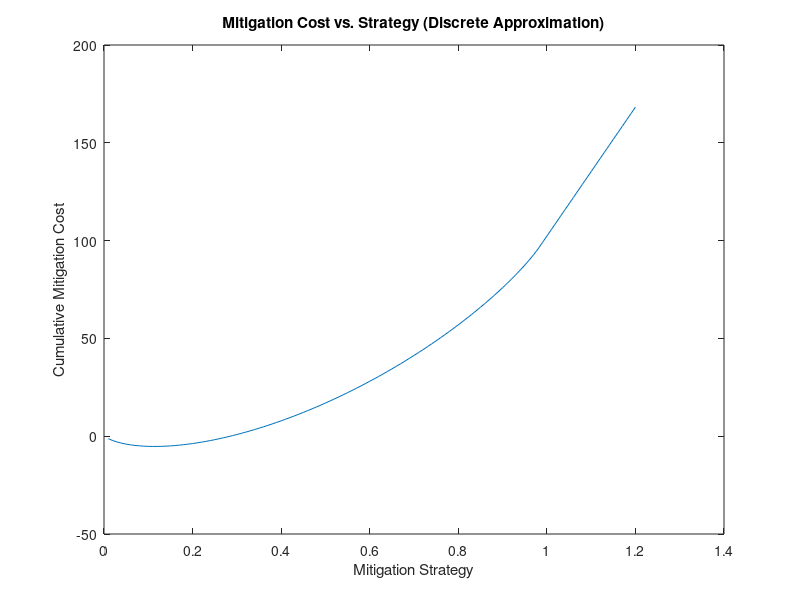

MATLAB code for this plot: (Note: this script raises an error after producing the figure.)
%% Climate Network Games for Climate

% network and country-wise data preprocessed

clc;
clearvars;

%% Cost function construction and Examination

% Part I: Mitigation Cost Function

% sample strategy space
s_sample = 0.01 : 0.01 : 1.20;

% Pre-allocate an array for marginal costs
C_marginal = zeros(size(s_sample));
% marginal mitigiation cost function
idx_valid = (s_sample <= 0.99);
C_marginal(idx_valid) = 500*(0.2 + 0.1 .* log(s_sample(idx_valid) ./ (1 - s_sample(idx_valid))));
% clamp all future points to that same marginal cost
idx_099 = find(s_sample == 0.99, 1, 'first');
if ~isempty(idx_099)
    C_marginal_099 = C_marginal(idx_099);
    
    % For s >= 0.99, clamp to the marginal cost at s=0.99
    idx_clamp = (s_sample >= 0.99);
    C_marginal(idx_clamp) = C_marginal_099;
else
    error('No s=0.99 found in s_sample; check step size or range.')
end

% cumulative mitigation cost function
C_mitigation = cumsum(C_marginal)*0.01; % Multiply the partial sum by the step size (0.01)

% Plot results
figure(1)
plot(s_sample, C_mitigation)
xlabel('Mitigation Strategy')
ylabel('Cumulative Mitigation Cost')
title('Mitigation Cost vs. Strategy (Discrete Approximation)')



% Part II: Adaptation Cost Function (by year 2100)

% by paper (Lamboll et al., 2023), remaining carbon budget before 2C is
% 1000 Gt, given 75 year between 2100 and 2025, 13.3 Gt per year on average

% Read data from data folder
% Specify the folder name and file names
dataFolder = 'data';
csvFile = 'Countries_input_data.csv';
matFile = 'influence_Matrix.mat';

% Build full file paths
csvFilePath = fullfile(dataFolder, csvFile);
matFilePath = fullfile(dataFolder, matFile);

% Read data from the CSV file
countriesData = readtable(csvFilePath);

% Load the .mat file
loadedData = load(matFilePath);
% If the variable saved in the MAT file is named 'influence_Matrix',
% you can access it like this:
influenceMatrix = loadedData.influence_Matrix;

% Sum the values in the 5th column of 'countriesData' table: kton_CO2
emission_total = sum(countriesData{:,5})/1000000; % convert kton ton Gton

composite_score = emission_total./(countriesData{:,2}.*countriesData{:,4}); % emission/(GDP*sensitivity)

% fitting the cumulative CO2 emission with temperature rise function as
% quadratic function fitting

% Point 1: (0, 1.5) Net-zero cumulative emission, 1.5 degree C T-increase
% Point 2: (13.3/emission_total, 2.0) use up carbon budget, 2.0 degree C T-increase
% Point 3: (1, 3.2) emission level does not change, 3.2 degree C T-increase

% Given data
x1 = [0, 13.3/emission_total, 1];  % x-values
y1 = [1.5, 2.0, 3.2]; % y-values

% Fit a 2nd-degree polynomial (quadratic) to the data
p1 = polyfit(x1, y1, 2);

% Evaluate the polynomial on a finer grid for plotting
x1Fit = linspace(0, 1.2, 100);
y1Fit = polyval(p1, x1Fit);

% Plot the original data and the fitted curve
figure(2);
plot(x1, y1, 'o', x1Fit, y1Fit, '-');
xlabel('Global Emission Change');
ylabel('Temperature Rise');
title('Quadratic Fit: T-rise vs. Global GHG Emission');
legend('Data points','Quadratic fit','Location','best');


% fitting the temperature rise with economic loss as function of
% quadratic function fitting

% Point 1: (0, 0.02) Net-zero cumulative emission, 1.5 degree C T-increase,
% leading to 2% economic loss

% Point 2: (2.0, 0.10) use up carbon budget, 2.0 degree C
% T-increase, leading to 10% economic loss

% Point 3: (3.2, 0.25) emission level does not change, 3.2 degree C
% T-increase, leading to 25% economic loss

% Given data
x2 = [0, 2.0, 3.2];  % x-values
y2 = [0.02, 0.10, 0.25]; % y-values

% Fit a 2nd-degree polynomial (quadratic) to the data
p2 = polyfit(x2, y2, 2);

% Evaluate the polynomial on a finer grid for plotting
x2Fit = linspace(0, 5, 100);
y2Fit = polyval(p2, x2Fit);

% Plot the original data and the fitted curve
figure(3);
plot(x2, y2, 'o', x2Fit, y2Fit, '-');
xlabel('Temperature Rise');
ylabel('Economic Loss of GDP');
title('Quadratic Fit: GDP-loss vs. T-rise');
legend('Data points','Quadratic fit','Location','best');

% Now, directly mapping emission to economic loss
% Define a grid for Global Emission Change
x3Fit = linspace(0.01, 1.2, 120);

% First map emission to temperature
tempRise = polyval(p1, x3Fit);

% Then map the resulting temperature to economic loss
gdpLoss = polyval(p2, tempRise);

% Plot the direct emission -> loss mapping
figure(4);
plot(x3Fit, gdpLoss, '-');
xlabel('Global Emission Change');
ylabel('Economic Loss of GDP');
title('Direct Mapping: GDP-loss vs. Global GHG Emission');


%% Main Simulation data settings

% declare all inputs

% define strategy space, 1*120 double
s_space = s_sample; % from 0.01 to 1.20, meaning emission reduction compared to current level

% Network of Influence matrix between different countries, 209*209 double
network = influenceMatrix;

% GDP of each country, 209*1 double
country_GDP = countriesData{:,2}*1000*1000*1000; % convert from billion to $

% CO2 GHG emissions of each country, 209*1 double
country_CO2 = countriesData{:,5}*1000; % convert from kton to ton

% network sensitivity of each country, 209*1 double
country_network_sens = countriesData{:,4};

%% Paras

% parameters compiling
params.s_space               = s_space;               % 1×120 vector
params.C_mitigation          = C_mitigation;          % Function handle or array
params.network               = network;               % 209×209 matrix
params.country_CO2           = country_CO2;           % 209×1
params.country_GDP           = country_GDP;           % 209×1
params.country_network_sens  = country_network_sens;  % 209×1
params.emission_total        = emission_total;        % Scalar
params.p1                    = p1;                    % Polynomial coefficients (vector)
params.p2                    = p2;                    % Polynomial coefficients (vector)




%% Test run functions

% construct initial strategy
s_initial = 40 * ones(length(country_CO2),1);

[Cost_total, Cost_mitigation, Cost_economic, Cost_network] = computeCost(s_initial, params);

s_next = bestResponseUpdate(s_initial, params);

%
% convergence check

% construct initial strategy
s_initial = randi([1 99], length(country_CO2), 1);

maxIter = 365;
[s_eq, globalCost, globalEmission] = runToConvergence(s_initial, params, maxIter);

fprintf('Global Cost at equilibrium: %.4e\n', globalCost);
fprintf('Global Emission at equilibrium: %.4f\n', globalEmission);


%% Trajectory likelihood: random (updated with full cost components)

nRuns   = 200;
maxIter = 365;

costHists        = cell(nRuns,1);
mitigationHists  = cell(nRuns,1);
economicHists    = cell(nRuns,1);
networkHists     = cell(nRuns,1);
emissHists       = cell(nRuns,1);

tic;  % Start the timer

for r = 1 : nRuns
    % --- 1) Generate a random initial strategy
    s_initial = randi([1 99], length(country_CO2), 1);

    % --- 2) Run best-response convergence tracking with all cost components
    [~, costHist, mitHist, econHist, netHist, emissHist] = ...
        runAndTrackConvergence_allCosts(s_initial, params, maxIter);

    % --- 3) Store results
    costHists{r}       = costHist;  
    mitigationHists{r} = mitHist;
    economicHists{r}   = econHist;
    networkHists{r}    = netHist;
    emissHists{r}      = emissHist;

    % --- 4) Progress print
    if mod(r, 10) == 0
        fprintf('Completed run %d of %d\n', r, nRuns);
    end
end

elapsedTime = toc;  % End timer
fprintf('All %d runs finished in %.2f seconds.\n', nRuns, elapsedTime);

%% Plot Global Cost Trajectories
figure(9); hold on;
for r = 1 : nRuns
    thisCost = costHists{r};
    p = plot(1:length(thisCost), thisCost/1e12, 'LineWidth', 1.0);
    p.Color = [0, 0, 1, 0.2];  % blue, transparent
end
hold off;
xlabel('Iteration');
ylabel('Global Total Climate Cost (trillion $/year)');
ylim([0 3]*10);
%title('Global Cost for 200 Random Starts Iteration');

%% Eveloe plot: cost
maxIter = max(cellfun(@length, costHists));
costMat = nan(nRuns, maxIter);

for r = 1 : nRuns
    thisCost = costHists{r};
    costMat(r, 1:length(thisCost)) = thisCost / 1e12;  % convert to trillion
end

% Compute envelopes
qLow   = prctile(costMat, 0, 1);   % 0th percentile (outer lower)
qHigh  = prctile(costMat, 100, 1);  % 100th percentile (outer upper)
qMed   = prctile(costMat, 50, 1);    % median
q25    = prctile(costMat, 25, 1);    % 25th percentile (inner lower)
q75    = prctile(costMat, 75, 1);    % 75th percentile (inner upper)
% Smooth all percentile curves
qLow_smooth  = smoothdata(qLow,  'gaussian', 5);
qHigh_smooth = smoothdata(qHigh, 'gaussian', 5);
q25_smooth   = smoothdata(q25,   'gaussian', 5);
q75_smooth   = smoothdata(q75,   'gaussian', 5);
qMed_smooth  = smoothdata(qMed,  'gaussian', 5);

% Plot trajectories and envelopes
figure(); clf; hold on;


% Replace qLow, qHigh, etc. with their smoothed versions
fill([1:maxIter, fliplr(1:maxIter)], ...
     [qLow_smooth, fliplr(qHigh_smooth)], ...
     [0.6 0.8 1], 'EdgeColor', 'none', 'FaceAlpha', 0.3);

fill([1:maxIter, fliplr(1:maxIter)], ...
     [q25_smooth, fliplr(q75_smooth)], ...
     [0.2 0.4 0.8], 'EdgeColor', 'none', 'FaceAlpha', 0.4);

plot(1:maxIter, qMed_smooth, 'k-', 'LineWidth', 2);

xlabel('Iteration');
ylabel('Global Total Climate Cost (trillion $/year)');
ylim([0 3]*10);
legend({'Outer Envelope (100%)', 'Dense Region (50%)', 'Median'}, 'Location', 'northeast');
%title('Global Cost Trajectories with Envelopes');

hold off;

%% Plot Global Emission Trajectories
figure(10); hold on;
for r = 1 : nRuns
    thisEmiss = emissHists{r};
    p = plot(1:length(thisEmiss), thisEmiss, 'LineWidth', 1.0);
    p.Color = [0, 0, 1, 0.2];
end
hold off;
xlabel('Iteration');

ylim([0 1]);
%title('Global Emission for 200 Random Starts Iteration');
% 2) compute the fractional positions for 0,10,…,50
tickVals = 0:10:50;                   % the Gt values you want
yt = tickVals / emission_total;      % map to [0,1] fractions

% 3) apply ticks and labels
set(gca, ...
    'YTick',      yt, ...
    'YTickLabel', arrayfun(@(x)sprintf('%d',x), tickVals, 'UniformOutput',false) ...
);

% 4) (optional) clarify units in your label
ylabel('Avg. Global Emissions by 2100 (Gt/year)');

%% Eveloe plot: emission
% Aggregate all emission histories into a matrix
maxIter = max(cellfun(@length, emissHists));
emissMat = nan(nRuns, maxIter);

for r = 1 : nRuns
    thisEmiss = emissHists{r};
    emissMat(r, 1:length(thisEmiss)) = thisEmiss;
end

% Compute percentile envelopes
qLow   = prctile(emissMat, 0, 1);
qHigh  = prctile(emissMat, 100, 1);
qMed   = prctile(emissMat, 50, 1);
q25    = prctile(emissMat, 25, 1);
q75    = prctile(emissMat, 75, 1);

% Smooth all percentile curves
qLow_smooth  = smoothdata(qLow,  'gaussian', 5);
qHigh_smooth = smoothdata(qHigh, 'gaussian', 5);
q25_smooth   = smoothdata(q25,   'gaussian', 5);
q75_smooth   = smoothdata(q75,   'gaussian', 5);
qMed_smooth  = smoothdata(qMed,  'gaussian', 5);

% Plot trajectories and envelopes
figure(); clf; hold on;


% Replace qLow, qHigh, etc. with their smoothed versions
fill([1:maxIter, fliplr(1:maxIter)], ...
     [qLow_smooth, fliplr(qHigh_smooth)], ...
     [0.6 0.8 1], 'EdgeColor', 'none', 'FaceAlpha', 0.3);

fill([1:maxIter, fliplr(1:maxIter)], ...
     [q25_smooth, fliplr(q75_smooth)], ...
     [0.2 0.4 0.8], 'EdgeColor', 'none', 'FaceAlpha', 0.4);

plot(1:maxIter, qMed_smooth, 'k-', 'LineWidth', 2);

xlabel('Iteration');
ylabel('Avg. Global Emissions by 2100 (Gt/year)');
ylim([0 1]);

% Custom Y-axis ticks for emission values in Gt/year
tickVals = 0:10:50;  % Gt/year
yt = tickVals / emission_total;
set(gca, ...
    'YTick', yt, ...
    'YTickLabel', arrayfun(@(x)sprintf('%d',x), tickVals, 'UniformOutput',false) ...
);

legend({'Outer Envelope (100%)', 'Dense Region (50%)', 'Median'}, 'Location', 'northeast');
%title('Global Emission Trajectories with Envelopes');

hold off;

%% stacked bar
% Initialize tracking variables
minCost = inf;
maxCost = -inf;
minInfo = struct('run', 0, 'iter', 0);
maxInfo = struct('run', 0, 'iter', 0);

% Store corresponding cost components for plotting later
minComponents = [];
maxComponents = [];

for r = 1:nRuns
    totalCostVec = costHists{r};
    
    [thisMin, minIter] = min(totalCostVec);
    [thisMax, maxIter] = max(totalCostVec);

    if thisMin < minCost
        minCost = thisMin;
        minInfo.run = r;
        minInfo.iter = minIter;
        minComponents = [mitigationHists{r}(minIter), economicHists{r}(minIter), networkHists{r}(minIter)];
    end

    if thisMax > maxCost
        maxCost = thisMax;
        maxInfo.run = r;
        maxInfo.iter = maxIter;
        maxComponents = [mitigationHists{r}(maxIter), economicHists{r}(maxIter), networkHists{r}(maxIter)];
    end
end

fprintf('Lowest Cost: %.4e (Run %d, Iter %d)\n', minCost, minInfo.run, minInfo.iter);
fprintf('Highest Cost: %.4e (Run %d, Iter %d)\n', maxCost, maxInfo.run, maxInfo.iter);

% Use the first run, last iteration as equilibrium
equilibriumIter = length(costHists{1});
equilibriumComponents = [
    mitigationHists{1}(equilibriumIter), ...
    economicHists{1}(equilibriumIter), ...
    networkHists{1}(equilibriumIter)
];

% Cost component labels
componentLabels = {'Mitigation', 'Economic Loss', 'Network Externality'};

% Combine both cases for plotting side-by-side
barData = [minComponents; equilibriumComponents; maxComponents]/1e12;

% Open figure(11) and match size explicitly without affecting figure(9)
figure(11);
fig11 = gcf;                  % Store handle to figure(11)
fig9 = figure(9);             % Just to get size info
figPos = get(fig9, 'Position');  % Get position from figure(9)
set(fig11, 'Position', figPos);  % Apply size to figure(11)

% Now plot on figure(11)
bar(barData, 'stacked');
set(gca, 'XTickLabel', {'Lowest Cost', 'Nash Equilibrium', 'Highest Cost'});
ylabel('Cost (trillion $/year)');
ylim([0 3]*10);  % Match y-axis

legend({'Mitigation Cost', 'Adaptation Cost', 'Misalignment Cost'}, ...
       'Location', 'northwest');

%title('Cost Component Breakdown: Lowest, Equilibrium, and Highest Cost');
